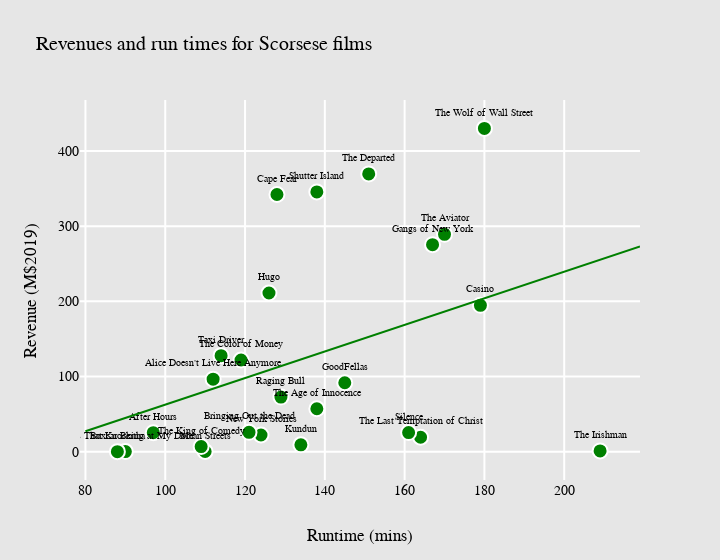

Notebook cell for this chart:
### Markdown cell above
## Revenues as a function of runtime.

### Code cell
fig = plot_vars(x=scorsese_features['runtime'],
          y=scorsese_features['revenue_imdb_adj'],
          titles=scorsese_features['title'],
          x_title='Runtime (mins)',
          y_title='Revenue (M$2019)',
          x_fit=x_runtime,
          y_fit=fit_revenue_runtime,
          fig_title='Revenues and run times for Scorsese films')

### Figure 1 — Plotly figure (JSON) as saved in the notebook; plotly's stock layout.template omitted (floating-point values rounded to 4 significant figures; data arrays with more than 128 entries replaced by an {"elided": "..."} marker saying what was removed)
{"data": [{"hovertemplate": "<br>Title: %{text}<br>%{xaxis.title.text}: %{x}<br>%{yaxis.title.text}: %{y}<extra></extra>", "marker": {"color": "green", "line": {"color": "white", "width": 2}, "size": 15}, "mode": "markers+text", "text": ["Who's That Knocking at My Door", "Boxcar Bertha", "Mean Streets", "Alice Doesn't Live Here Anymore", "Taxi Driver", "Raging Bull", "The King of Comedy", "After Hours", "The Color of Money", "The Last Temptation of Christ", "New York Stories", "GoodFellas", "Cape Fear", "The Age of Innocence", "Casino", "Kundun", "Bringing Out the Dead", "Gangs of New York", "The Aviator", "The Departed", "Shutter Island", "Hugo", "The Wolf of Wall Street", "Silence", "The Irishman"], "textfont": {"size": 10}, "textposition": "top center", "type": "scatter", "x": [90, 88, 110, 112, 114, 129, 109, 97, 119, 164, 124, 145, 128, 138, 179, 134, 121, 167, 170, 151, 138, 126, 180, 161, 209], "y": [0.1231, 0.03941, 0.2368, 96.45, 127.8, 72.61, 6.719, 25.21, 122.0, 19.16, 22.19, 91.7, 342.2, 57.07, 194.8, 9.055, 25.78, 275.4, 289.2, 369.6, 345.6, 211.1, 430.2, 25.39, 0.9689]}, {"hoverinfo": "skip", "marker": {"color": "green"}, "mode": "lines", "type": "scatter", "x": {"elided": "140 int values"}, "y": {"elided": "140 float values"}}], "layout": {"font": {"color": "black", "family": "Courier New", "size": 14}, "paper_bgcolor": "rgb(230, 230, 230)", "plot_bgcolor": "rgb(230, 230, 230)", "showlegend": false, "title": {"font": {"size": 20}, "text": "Revenues and run times for Scorsese films"}, "width": 720, "xaxis": {"gridcolor": "white", "gridwidth": 2, "title": {"text": "Runtime (mins)"}}, "yaxis": {"gridcolor": "white", "gridwidth": 2, "title": {"text": "Revenue (M$2019)"}}}}
